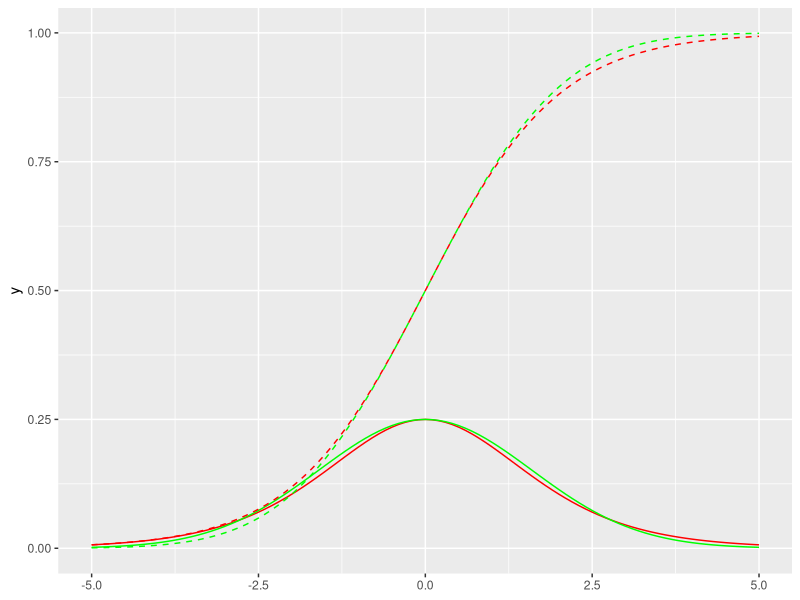
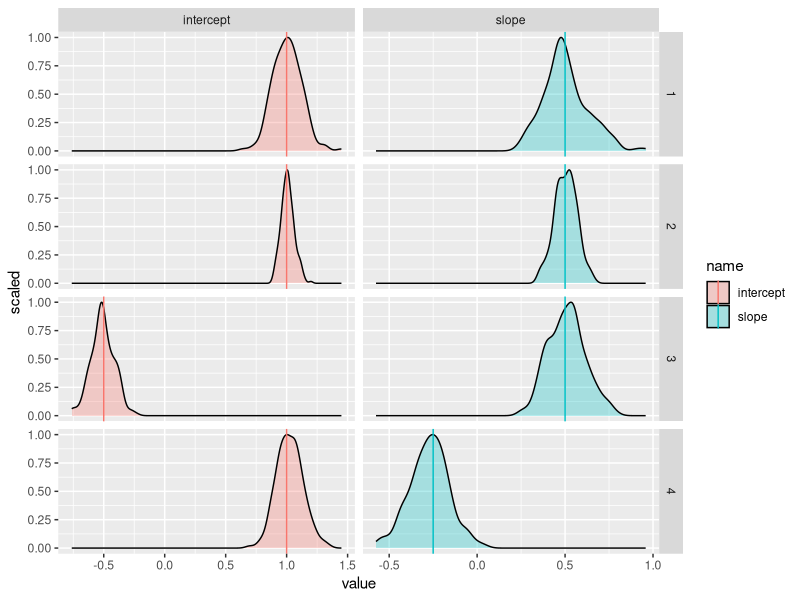
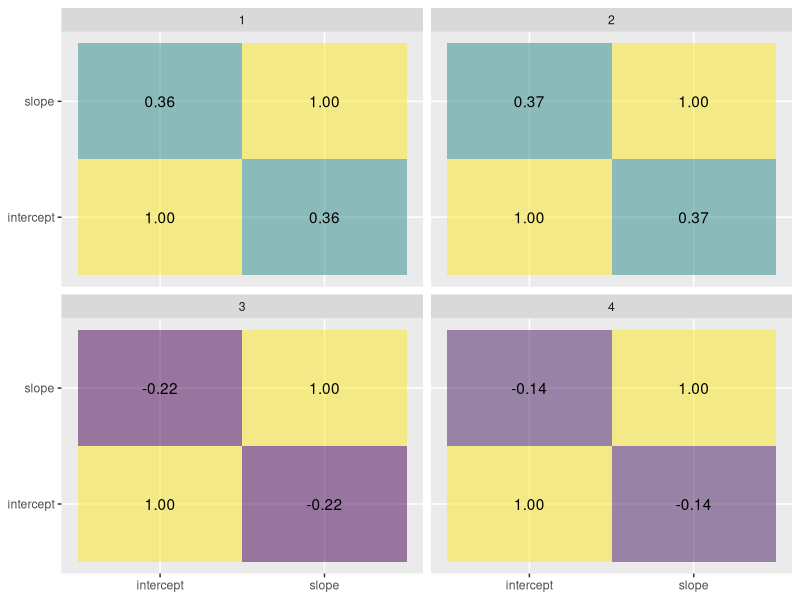
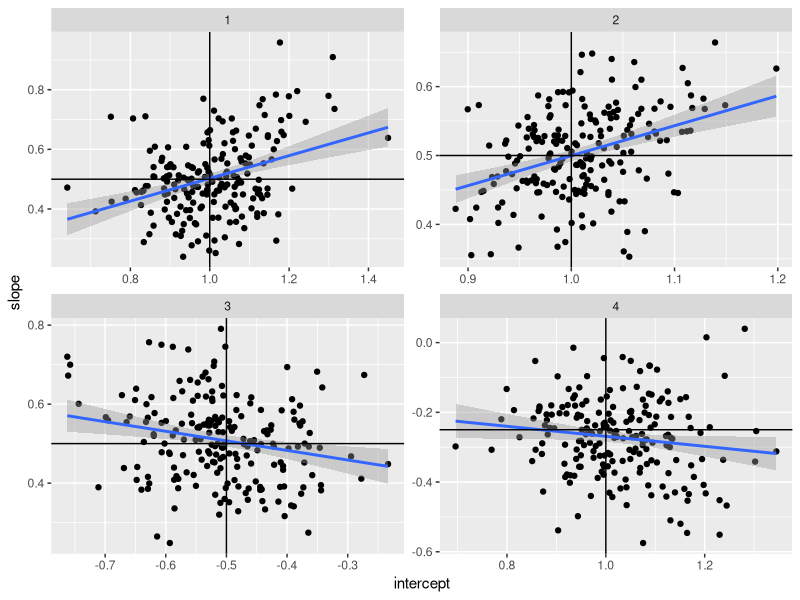

Write R code to recreate these figures, in order.
## ---- chunk 1
library(tidyverse)
set.seed(123)
## ---- chunk 2
ggplot() +
  geom_function(
    fun = dlogis,
    colour = "red"
  ) +
  geom_function(
    fun = dnorm,
    args = list(sd = dnorm(0) / dlogis(0)),
    colour = "green"
  ) +
  geom_function(
    fun = plogis,
    colour = "red",
    linetype = "dashed"
  ) +
  geom_function(
    fun = pnorm,
    args = list(sd = dnorm(0) / dlogis(0)),
    colour = "green",
    linetype = "dashed"
  ) +
  xlim(-5, 5)
## ---- chunk 3
generate.and.estimate.probit.regression <- function(n, intercept, slope) {
  x <- rnorm(n)
  y <- intercept + slope * x + rnorm(n)
  c <- y > 0
  model <- glm(
    formula = c ~ 1 + x,
    family = binomial(link = "probit")
  )
  result <- data.frame(
    intercept = coef(model)[[1]],
    slope = coef(model)[[2]]
  )
  return(result)
}
## ---- chunk 4
parameters <- tibble(
  parameter.set = seq(4),
  n.data = c(200, 800, 200, 200),
  intercept = c(1, 1, -0.5, 1),
  slope = c(0.5, 0.5, 0.5, -0.25)
)
parameters
## ---- chunk 5
estimated.parameters <- parameters %>%
  expand_grid(
    run = seq(200)
  ) %>%
  rowwise() %>%
  mutate(
    generate.and.estimate.probit.regression(
      n = n.data,
      intercept = intercept,
      slope = slope
    )
  ) %>%
  ungroup()
estimated.parameters
## ---- chunk 6
ggplot() +
  geom_density(
    mapping = aes(
      x = value,
      y = after_stat(scaled),
      fill = name
    ),
    data = estimated.parameters %>%
      pivot_longer(
        cols = c("intercept", "slope")
      ),
    alpha = 0.3
  ) +
  geom_vline(
    mapping = aes(
      xintercept = value,
      col = name
    ),
    data = parameters %>%
      pivot_longer(
        cols = c("intercept", "slope")
      )
  ) +
  facet_grid(
    cols = vars(name),
    rows = vars(parameter.set),
    scales = "free"
  )
## ---- chunk 7
ggplot(
  mapping = aes(
    x = parameter.1,
    y = parameter.2,
    fill = correlation,
    label = sprintf("%.2f", correlation)
  ),
  data = estimated.parameters %>%
    group_by(parameter.set) %>%
    reframe(
      expand_grid(
        parameter.1 = c("intercept", "slope"),
        parameter.2 = c("intercept", "slope")
      ),
      correlation = c(cor(data.frame(intercept, slope)))
    )
) +
  geom_tile(alpha = 0.5) +
  geom_text() +
  scale_fill_viridis_c() +
  guides(fill = "none") +
  labs(
    x = NULL,
    y = NULL
  ) +
  facet_wrap(
    facets = vars(parameter.set)
  )
## ---- chunk 8
ggplot(
  mapping = aes(
    x = intercept,
    y = slope
  ),
  data = estimated.parameters,
    alpha = 0.1
) +
  geom_point() +
  geom_smooth(
    formula = y ~ x,
    method = "lm"
  ) +
  geom_vline(
    mapping = aes(
      xintercept = intercept
    ),
    data = parameters
  ) +
  geom_hline(
    mapping = aes(
      yintercept = slope
    ),
    data = parameters
  ) +
  facet_wrap(
    facets = vars(parameter.set),
    scales = "free"
  )
